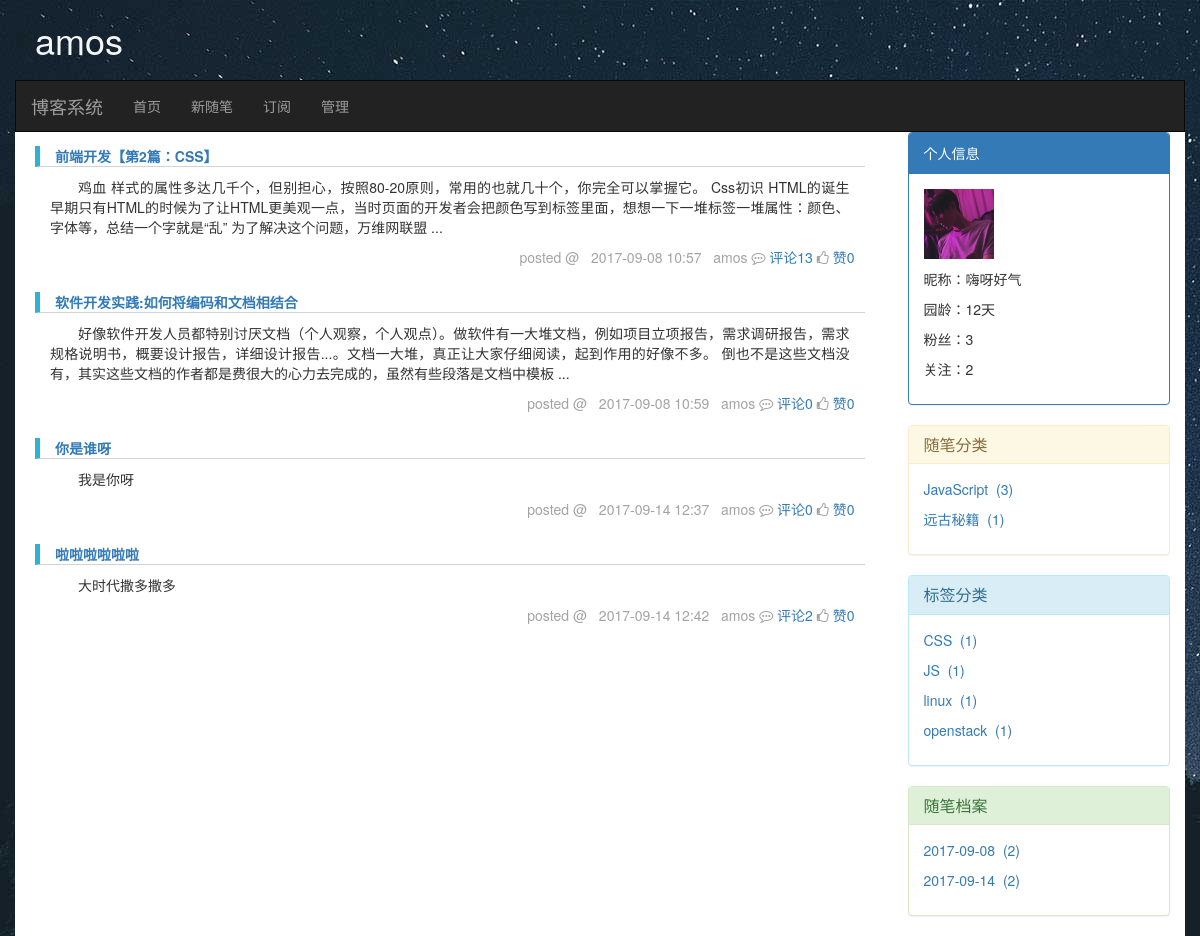
The app's page /blog/amos/ with its own data.
### blog/models.py (models this page shows, shortened)
class UserInfo(AbstractUser):
    nid = models.BigAutoField(primary_key=True)
    nickname = models.CharField(verbose_name='昵称', max_length=32)
    telephone = models.CharField(max_length=11, blank=True, null=True, unique=True, verbose_name='手机号码')
    avatar = models.FileField(verbose_name='头像', upload_to='upload/avatar/')
    create_time = models.DateTimeField(verbose_name='创建时间', auto_now_add=True)
    fans = models.ManyToManyField(verbose_name='粉丝们',
                                  to='UserInfo',
                                  through='UserFans',
                                  through_fields=('user','follower'))
    def __str__(self):
        return self.username

class Article(models.Model):
    nid = models.BigAutoField(primary_key=True)
    title = models.CharField(max_length=50, verbose_name='文章标题')
    desc = models.CharField(max_length=255, verbose_name='文章描述')
    read_count = models.IntegerField(default=0)
    comment_count = models.IntegerField(default=0)
    up_count = models.IntegerField(default=0)
    down_count = models.IntegerField(default=0)
    category = models.ForeignKey(verbose_name='文章类型', to='Category', to_field='nid', null=True)
    create_time = models.DateTimeField(verbose_name='创建时间', auto_now_add=True)
    blog = models.ForeignKey(verbose_name='所属博客', to='Blog', to_field='nid')
    tags = models.ManyToManyField(
        to="Tag",
        through='Article2Tag',
        through_fields=('article', 'tag'),
    )
    type_choices = [
        (1, "Python"),
        (2, "Linux"),
        (3, "OpenStack"),
        (4, "GoLang"),
    ]
    article_type_id = models.IntegerField(choices=type_choices, default=None)

class Blog(models.Model):
    nid = models.BigAutoField(primary_key=True)
    title = models.CharField(verbose_name='个人博客标题', max_length=64)
    site = models.CharField(verbose_name='个人博客后缀', max_length=32, unique=True)
    theme = models.CharField(verbose_name='博客主题', max_length=32)
    user = models.OneToOneField(to='UserInfo', to_field='nid')

class Category(models.Model):
    nid = models.AutoField(primary_key=True)
    title = models.CharField(verbose_name='分类标题', max_length=32)
    blog = models.ForeignKey(verbose_name='所属博客', to='Blog', to_field='nid')

class Tag(models.Model):
    nid = models.AutoField(primary_key=True)
    title = models.CharField(verbose_name='标签名称', max_length=32)
    blog = models.ForeignKey(verbose_name='所属博客', to='Blog', to_field='nid')

### blog/views.py (the view, shortened to what this page needs)
# urls.py: url("(?P<user_site>\w+)/article/(?P<condition>category|tag|date)/(?P<para>(\d+\-\d+\-\d+)|(\w+))", views.userindex),
def userindex(request,user_site,**kwargs):
    user_obj = UserInfo.objects.filter(username=user_site).first()
    if not user_obj:
        return render(request,"NotFound.html")
    currentBlog = Blog.objects.filter(user=user_obj).first()
    article_list = Article.objects.filter(blog=currentBlog)
    category_list=Article.objects.filter(blog=currentBlog).values_list("category__title","category__nid").annotate(Count("title"))
    tag_list=Article.objects.filter(blog=currentBlog).values_list("tags__title","tags__nid").annotate(Count("title"))
    time_list = Article.objects.filter(blog=currentBlog).values_list("create_time")   #所有属于当前博客文章的创建时间
    fans_num = UserFans.objects.filter(user=user_obj).count()
    follow_num = UserFans.objects.filter(follower=user_obj).count()
    l=[]
    for i in time_list:
        time=i[0].strftime("%Y-%m-%d")
        if time not in l:
            l.append(time)
    current_time_list=[]   #拿到当前的时间列表和对应的文章个数
    for j in l:
        temp=[]
        article_count=Article.objects.filter(blog=currentBlog,create_time__contains=j).count()
        temp.append(j)
        temp.append(article_count)
        current_time_list.append(temp)
    return render(request,"userblog.html",{"user_obj":user_obj,"article_list":article_list,"category_list":category_list,
                                           "tag_list":tag_list,"current_time_list":current_time_list,"fans_num":fans_num,
                                           "follow_num":follow_num,"request":request})

### blog/templatetags/my_tags.py (called while the page is built)
@register.filter
def garden_age(starttime):
    year=starttime.year
    mon=starttime.month
    day=starttime.day
    date = datetime.datetime.now() - datetime.datetime(year,mon,day)
    return date.days

### blog/views.py (called while the page is built)
def func_class(request):
    return {"func":settings.FUNCTION}

### templates/userblog.html (shortened to what this page needs)
{% load staticfiles %}
{% load my_tags %}
<!DOCTYPE html>
<html lang="en">
<head>
    <link rel="stylesheet" href="{% static 'bootstrap/css/bootstrap.css' %}">
    <link rel="stylesheet" href="{% static 'font-awesome-4.7.0/css/font-awesome.min.css' %}">
</head>
<body>
<div class="container">
<div class="row">
    <h1 class="blog_title">{{ user_obj.username }}</h1>
    <nav class="navbar navbar-inverse">
    <div class="container">
        <div class="navbar-header">
            <a class="navbar-brand" href="/index/">博客系统</a>
        </div>
        <div id="navbar" class="navbar-collapse collapse">
            <ul class="nav navbar-nav">
                    <li><a href="">首页</a></li>
                    <li><a href="/blog/{{ request.user.username }}/article/add_article">新随笔</a></li>
                    <li><a href="">订阅</a></li>
                    <li><a href="/blog/{{ request.user.username }}/article/back_stage">管理</a></li>
            </ul>
        </div>
    </div>
</nav>
</div>
<div class="row main_content">
        <div class="article_content col-md-9">
        {% block article_con %}
            <div class="article_list">
                {% for article in article_list %}
                <div class="article_item">
                    <div class="row item_title_area">
                        <a href="/blog/{{ article.blog.user }}/article/{{ article.nid }}" class="article_title col-sm-8">{{ article.title }}</a>
                    </div>
                    <div class="row article_content">
                        <div class="text col-sm-12">{{ article.desc }}</div>
                    </div>
                    <div class="row">
                        <div class="post_desc">
                            <span>posted&nbsp;@</span>&nbsp;&nbsp;
                            <span class="timer">{{ article.create_time|date:"Y-m-d G:i" }}</span>&nbsp;&nbsp;
                            <span>{{ article.blog.user }}</span>
                            <i class="fa fa-commenting-o" aria-hidden="true"></i>&nbsp;<a href="">评论{{ article.comment_count }}</a>
                            <i class="fa fa-thumbs-o-up" aria-hidden="true"></i>&nbsp;<a href="">赞{{ article.up_count }}</a>
                        </div>
                    </div>
                </div>
        {% endfor %}
            </div>
        {% endblock %}
        </div>
        <div class="sidebar col-md-3">
            <div class="panel panel-primary">
                <div class="panel-heading">个人信息</div>
                <div class="panel-body">
                    <p><img src="{{ user_obj.avatar.url }}" alt="" width="70px" height="70px"></p>
                    <p>昵称：{{ user_obj.nickname }}</p>
                    <p>园龄：{{ user_obj.create_time|garden_age }}天</p>
                    <p>粉丝：{{ fans_num }}</p>
                    <p>关注：{{ follow_num }}</p>
                </div>
            </div>
            <div class="panel panel-warning">
                <div class="panel-heading">
                    <h3 class="panel-title">随笔分类</h3>
                </div>
                <div class="panel-body">
                       {% for foo in category_list %}
                           <p><a href="/blog/{{ user_obj.username }}/article/category/{{ foo.1 }}">{{ foo.0 }}&nbsp;&nbsp;({{ foo.2 }})</a></p>
                       {% endfor %}
                </div>
            </div>
            <div class="panel panel-info">
                <div class="panel-heading">
                    <h3 class="panel-title">标签分类</h3>
                </div>
                <div class="panel-body">
                    {% for foo in tag_list %}
                           <p><a href="/blog/{{ user_obj.username }}/article/tag/{{ foo.1 }}">{{ foo.0 }}&nbsp;&nbsp;({{ foo.2 }})</a></p>
                       {% endfor %}
                </div>
            </div>
            <div class="panel panel-success">
                <div class="panel-heading">
                    <h3 class="panel-title">随笔档案</h3>
                </div>
                <div class="panel-body">
                    {% for current_time in current_time_list %}
                        <p><a href="/blog/{{ user_obj.username }}/article/date/{{ current_time.0 }}">{{ current_time.0 }}&nbsp;&nbsp;({{ current_time.1 }})</a></p>
                    {% endfor %}
                </div>
            </div>
        </div>
    </div>
</div>
</body>
</html>

### records on screen
UserInfo: username "amos", avatar (picture), nickname "嗨呀好气", create_time|garden_age "12"
Article: title "前端开发【第2篇：CSS】", desc "鸡血 样式的属性多达几千个，但别担心，按照80-20原则，常用的也就几十个，你完全可以掌握它。 Css初识 HTML的诞生 早期只有HTML的时候为了让HTML更美观一点，当时页面的开发者会把颜色写到标签里面，想想一下一堆标签一堆属性：颜色、字体等，总结一个字就是“乱” 为了解决这个问题，万维网联盟 ...", create_time "2017-09-08 10:57", blog.user "amos", comment_count "13", up_count "0"
Article: title "软件开发实践:如何将编码和文档相结合", desc "好像软件开发人员都特别讨厌文档（个人观察，个人观点）。做软件有一大堆文档，例如项目立项报告，需求调研报告，需求规格说明书，概要设计报告，详细设计报告...。文档一大堆，真正让大家仔细阅读，起到作用的好像不多。 倒也不是这些文档没有，其实这些文档的作者都是费很大的心力去完成的，虽然有些段落是文档中模板 ...", create_time "2017-09-08 10:59", blog.user "amos", comment_count "0", up_count "0"
Article: title "你是谁呀", desc "我是你呀", create_time "2017-09-14 12:37", blog.user "amos", comment_count "0", up_count "0"
Article: title "啦啦啦啦啦啦", desc "大时代撒多撒多", create_time "2017-09-14 12:42", blog.user "amos", comment_count "2", up_count "0"
Category: title "JavaScript", nid "3"
Category: title "远古秘籍", foo "1"
Tag: title "CSS", blog "1"
Tag: title "linux", blog "1"

### other values on screen
{{ fans_num }} "3"
{{ follow_num }} "2"
{{ foo.0 }} "JS" "openstack"
{{ foo.2 }} "1" "1"
{{ current_time.0 }} "2017-09-08" "2017-09-14"
{{ current_time.1 }} "2" "2"
